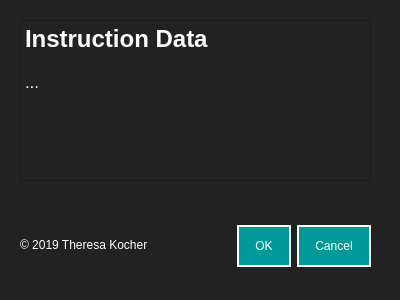
<?xml version="1.0" encoding="UTF-8"?>
<ui version="4.0">
 <class>Dialog</class>
 <widget class="QDialog" name="Dialog">
  <property name="geometry">
   <rect>
    <x>0</x>
    <y>0</y>
    <width>400</width>
    <height>300</height>
   </rect>
  </property>
  <property name="windowTitle">
   <string>Dialog</string>
  </property>
  <property name="styleSheet">
   <string notr="true">background-color: #222222;
</string>
  </property>
  <widget class="QDialogButtonBox" name="buttonBox">
   <property name="geometry">
    <rect>
     <x>30</x>
     <y>221</y>
     <width>341</width>
     <height>51</height>
    </rect>
   </property>
   <property name="styleSheet">
    <string notr="true">QPushButton {
background-color: #009999;
padding: 12px 16px;
border: 2px solid #fff;
color: #fff;
font: Helvetica;
}
QPushButton:hover {
	background-color: #75bdc3;
}</string>
   </property>
   <property name="orientation">
    <enum>Qt::Horizontal</enum>
   </property>
   <property name="standardButtons">
    <set>QDialogButtonBox::Cancel|QDialogButtonBox::Ok</set>
   </property>
  </widget>
  <widget class="QLabel" name="label">
   <property name="geometry">
    <rect>
     <x>20</x>
     <y>220</y>
     <width>131</width>
     <height>50</height>
    </rect>
   </property>
   <property name="styleSheet">
    <string notr="true">color: #fff;
font: 12pt &quot;Helvetica&quot;;
</string>
   </property>
   <property name="text">
    <string>© 2019 Theresa Kocher</string>
   </property>
  </widget>
  <widget class="QTextBrowser" name="textBrowser">
   <property name="geometry">
    <rect>
     <x>20</x>
     <y>20</y>
     <width>351</width>
     <height>161</height>
    </rect>
   </property>
   <property name="styleSheet">
    <string notr="true">color: #fff;
font: 12pt &quot;Helvetica&quot;;
</string>
   </property>
   <property name="html">
    <string>&lt;!DOCTYPE HTML PUBLIC &quot;-//W3C//DTD HTML 4.0//EN&quot; &quot;http://www.w3.org/TR/REC-html40/strict.dtd&quot;&gt;
&lt;html&gt;&lt;head&gt;&lt;meta name=&quot;qrichtext&quot; content=&quot;1&quot; /&gt;&lt;style type=&quot;text/css&quot;&gt;
p, li { white-space: pre-wrap; }
&lt;/style&gt;&lt;/head&gt;&lt;body style=&quot; font-family:'Helvetica'; font-size:12pt; font-weight:400; font-style:normal;&quot;&gt;
&lt;p style=&quot; margin-top:0px; margin-bottom:0px; margin-left:0px; margin-right:0px; -qt-block-indent:0; text-indent:0px;&quot;&gt;&lt;span style=&quot; font-size:18pt; font-weight:600;&quot;&gt;Instruction Data&lt;/span&gt;&lt;/p&gt;
&lt;p style=&quot;-qt-paragraph-type:empty; margin-top:0px; margin-bottom:0px; margin-left:0px; margin-right:0px; -qt-block-indent:0; text-indent:0px;&quot;&gt;&lt;br /&gt;&lt;/p&gt;
&lt;p style=&quot; margin-top:0px; margin-bottom:0px; margin-left:0px; margin-right:0px; -qt-block-indent:0; text-indent:0px;&quot;&gt;&lt;span style=&quot; font-family:'.SF NS Text'; font-size:13pt;&quot;&gt;...&lt;/span&gt;&lt;/p&gt;&lt;/body&gt;&lt;/html&gt;</string>
   </property>
  </widget>
 </widget>
 <resources/>
 <connections>
  <connection>
   <sender>buttonBox</sender>
   <signal>accepted()</signal>
   <receiver>Dialog</receiver>
   <slot>accept()</slot>
   <hints>
    <hint type="sourcelabel">
     <x>248</x>
     <y>254</y>
    </hint>
    <hint type="destinationlabel">
     <x>157</x>
     <y>274</y>
    </hint>
   </hints>
  </connection>
  <connection>
   <sender>buttonBox</sender>
   <signal>rejected()</signal>
   <receiver>Dialog</receiver>
   <slot>reject()</slot>
   <hints>
    <hint type="sourcelabel">
     <x>316</x>
     <y>260</y>
    </hint>
    <hint type="destinationlabel">
     <x>286</x>
     <y>274</y>
    </hint>
   </hints>
  </connection>
 </connections>
</ui>
